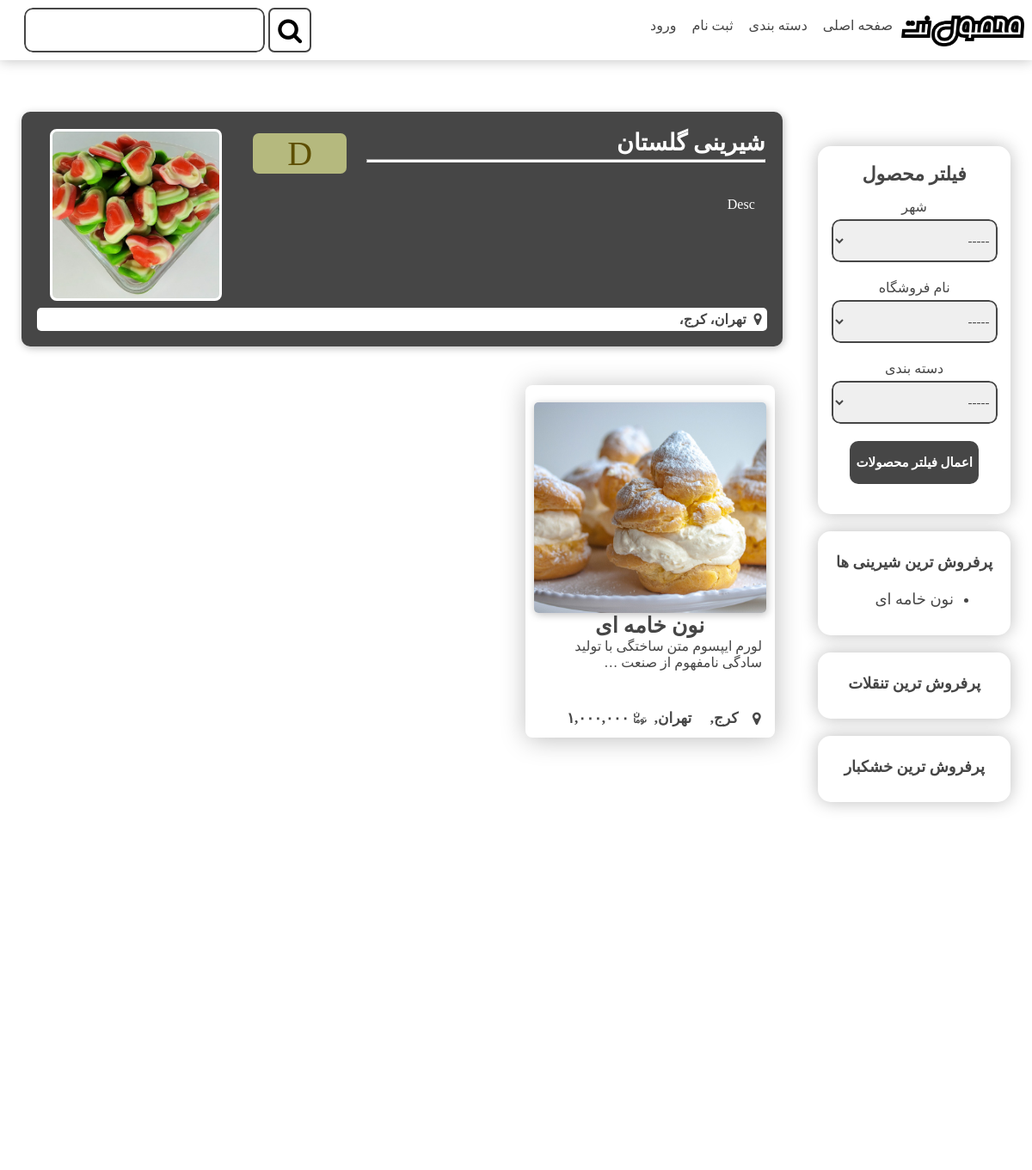
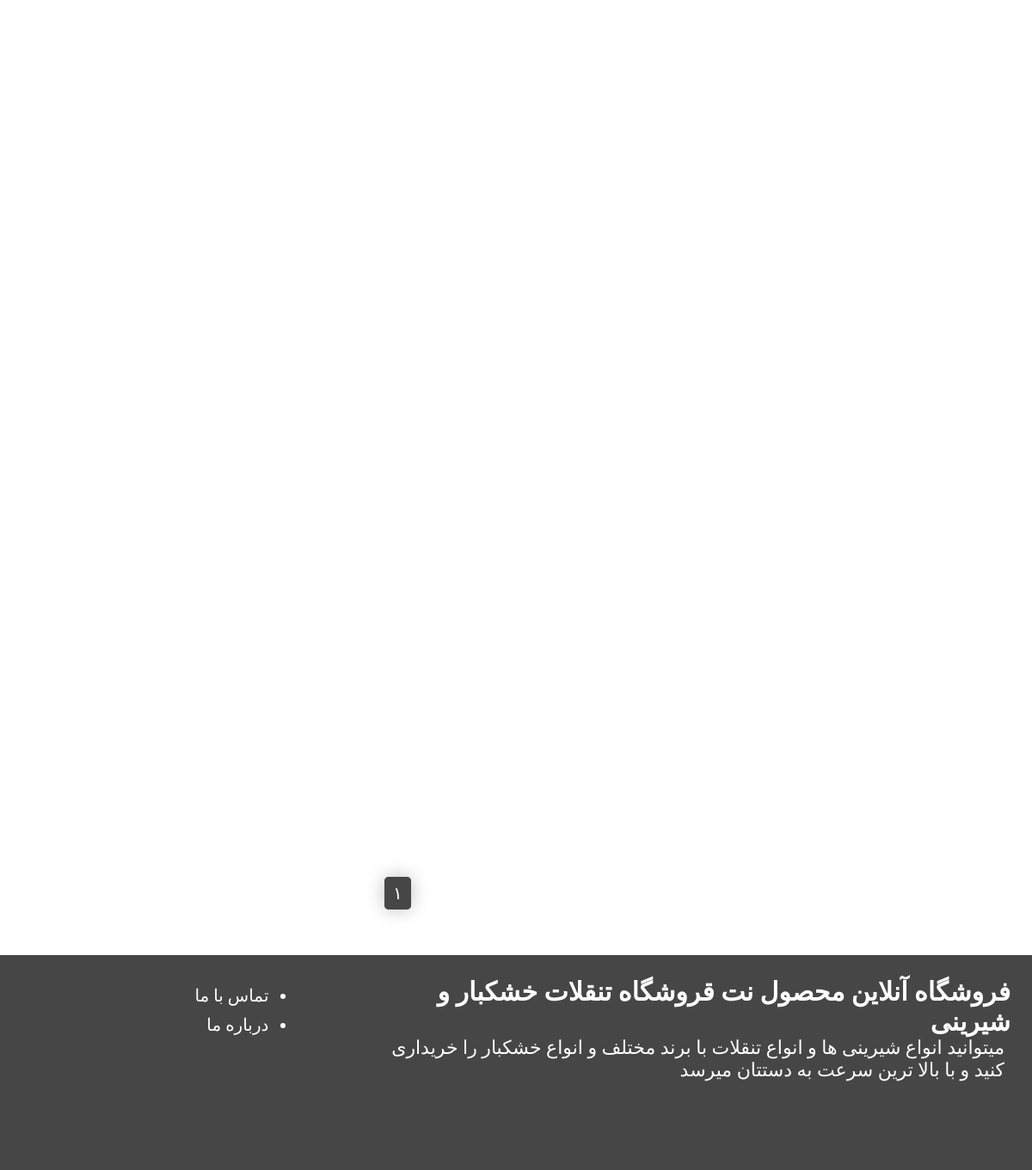
Page /product/shop/detail/15/ on the committed database (2 pictures, top to bottom).
### products/models.py (models this page shows, shortened)
class Products(models.Model):
    name = models.CharField(max_length=50, verbose_name="نام محصول")
    slug = models.SlugField(unique=True, allow_unicode=True, verbose_name="اسلاگ")
    shop = models.ForeignKey(Shops, related_name="products", on_delete=models.CASCADE, null=True, verbose_name="فروشگاه")
    price = models.SmallIntegerField(verbose_name="قیمت محصول")
    img = models.ImageField(upload_to='images/', null=True, verbose_name="تصویر محصول")
    category = models.ForeignKey(Categories,on_delete=models.SET_NULL, null=True, verbose_name="دسته بندی")
    description = models.TextField(default="Desc", verbose_name="توضیحات")
    has_weight = models.BooleanField(verbose_name="وزن ملاک است؟؟")
    weight = models.SmallIntegerField(null=True, blank=True, verbose_name="وزن")
    created_at = models.DateTimeField(auto_now_add=True)
    updated_at = models.DateTimeField(auto_now=True)
    is_active = models.BooleanField(default=True, verbose_name="نمایش داده شود؟؟")
    def get_absolute_url(self):
        return reverse("products:view_product", kwargs={"slug": self.slug})
    class Meta:
        verbose_name_plural = "محصولات"
        verbose_name = "محصول"
        ordering = ("created_at",)
    objects = ProductsManager()

class Shops(models.Model):
    ranks = (
        ("a", "A"),
        ("b", "B"),
        ("c", "C"),
        ("d", "D"),
        ("e", "E"),
        ("f", "F"),
        ("o", "Out of range")
    )
    name = models.CharField(max_length=40, blank=True, null=True, verbose_name="نام فروشگاه")
    seller = models.OneToOneField(User, on_delete=models.CASCADE,related_name="shop", null=True, default=None, verbose_name="فروشنده")
    rank_shop = models.CharField(choices=ranks, default="o", max_length=1, verbose_name="جایگاه فروشگاه")
    city = models.ManyToManyField(Cities, related_name="shops", verbose_name="شهر")
    description = models.TextField(default="Desc", verbose_name="توضیحات")
    is_active = models.BooleanField(default=True, verbose_name="نمایش داده شود؟؟")
    img = models.ImageField(upload_to='images_shop/', null=True, verbose_name="تصویر محصول")
    created_at = models.DateTimeField(auto_now_add=True)
    updated_at = models.DateTimeField(auto_now=True)
    class Meta:
        verbose_name_plural = "فروشگاه ها"
        verbose_name = "فروشگاه"
        ordering = ("created_at",)
    objects = ShopsManager()

class Cities(models.Model):
    name = models.CharField(max_length=40, blank=True, null=True, verbose_name="نام شهر")
    position = models.IntegerField(verbose_name="جایگاه شهر")
    created_at = models.DateTimeField(auto_now_add=True)
    updated_at = models.DateTimeField(auto_now=True)
    class Meta:
        verbose_name_plural = "شهر ها"
        verbose_name = "شهر"
        ordering = ("position",)

### products/views.py (the view)
# urls.py: path('shop/detail/<int:id>/', ShopDetailView.as_view(), name="detail_shop"),
class ShopDetailView(DetailView):
    template_name = "shops/shop_detail.html"
    context_object_name = "shop"
    def get_object(self, queryset=None):
        self.shop = get_object_or_404(Shops.objects.filter(id=self.kwargs["id"],is_active=True),)
        return self.shop
    def get_context_data(self, *, object_list=None, **kwargs):
        context = super().get_context_data(**kwargs)
        page_num = self.kwargs.get("page")
        product = Products.objects.published().filter(shop=self.shop)
        obj_shops = paginator_sprog(product, page_num, 1)
        cities = Cities.objects.filter(shops=self.shop)
        context.update({"pagin": obj_shops, "cities": cities})
        return context

### accounts/templatetags/to_persian_number.py (called while the page is built)
@register.filter
def to_persian(value):
    persian_nums = ["۰","۱","۲","۳","۴","۵","۶","۷","۸","۹"]
    overall_numbers = ""
    value = str(value)
    for val in value:
        type_number = int(val)
        new_number = persian_nums[type_number]
        overall_numbers += new_number
    return overall_numbers

@register.filter
def to_persian_price(value):
    to_per = to_persian(value)
    list_nums = [i for i in str(to_per)]
    length = -abs(len(list_nums))
    f = 0
    for j in range(-3, length, -3):
        list_nums.insert(j-f, ",")
        f+=1
    nums = "".join(list_nums)
    return nums

@register.inclusion_tag('index/filter_section.html')
def filter_products():
    return {"filter_product_form": FilterProductMainPageForm()}

@register.inclusion_tag('index/top_3_products.html')
def top_3_snacks():
    last_month = datetime.now() - timedelta(days=30)
    return {
        "title_section": "پرفروش ترین تنقلات",
        "top_3_snacks": Products.objects.filter(category__name="تنقلات", is_active=True).annotate(count=Count("sold_products", filter=Q(sold_products__created_at__gte=last_month))).order_by("-count")[0:3],
    }

@register.inclusion_tag('index/top_3_products.html')
def top_3_sweets():
    last_month = datetime.now() - timedelta(days=30)
    return {
        "title_section": "پرفروش ترین شیرینی ها",
        "top_3_snacks": Products.objects.filter(category__name="شیرینی", is_active=True).annotate(count=Count("sold_products", filter=Q(sold_products__created_at__gte=last_month))).order_by("-count")[0:3],
    }

@register.inclusion_tag('index/top_3_products.html')
def top_3_nuts():
    last_month = datetime.now() - timedelta(days=30)
    return {
        "title_section": "پرفروش ترین خشکبار",
        "top_3_snacks": Products.objects.filter(category__name="خشکبار", is_active=True).annotate(count=Count("sold_products", filter=Q(sold_products__created_at__gte=last_month))).order_by("-count")[0:3],
    }

@register.inclusion_tag('index/city_main_page.html')
def cities_product(product_id):
    product = Products.objects.get(id=product_id)
    return {
        "cities": Cities.objects.filter(shops=product.shop).order_by("-position")[:2],
    }

### products/models.py (called while the page is built)
    def published(self):
        return self.filter(is_active=True)

### products/templates/shops/shop_detail.html (shortened to what this page needs)
{% extends "index/base.html" %}
{% load static %}
{% load to_persian_number %}
{% block style %}
    <link rel="stylesheet" href="{% static "fonts/rank-font/rank-font.css" %}">
	<link rel="stylesheet" href="{% static "shops/shop_detail.css" %}">
{% endblock %}
{% block shop_container %}
    <div class="shop-detail-container">
        <img src="{{ shop.img.url }}" class="shop-img">
        <h2 class="shop-name">{{ shop.name }}<hr></h2>
        <p class="shop-rank">
            {% if shop.rank_shop == "a" %}
                <span class="shop-position a-rank">A</span>
            {% elif shop.rank_shop == "b" %}
                <span class="shop-position b-rank">B</span>
            {% elif shop.rank_shop == "c" %}
                <span class="shop-position c-rank">C</span>
            {% elif shop.rank_shop == "d" %}
                <span class="shop-position d-rank">D</span>
            {% elif shop.rank_shop == "e" %}
                <span class="shop-position e-rank">E</span>
            {% elif shop.rank_shop == "f" %}
                <span class="shop-position f-rank">F</span>
            {% else %}
                <span class="shop-position o-rank">O</span>
            {% endif %}
        </p>
        <p class="shop-description">{{ shop.description }}</p>
        <p class="shop-loacation">
            <i class="fa fa-map-marker"></i>
            {% for city in cities %}
                <a href="{% url 'city_category' id=city.id %}"><span>{{ city.name }}،</span></a>
            {% endfor %}
        </p>
    </div>
{% endblock %}
{% block content %}
    {% if pagin.page_obj %}
        <div class="pagination">
            <ul>
                <li class="pagination-item disabled"><a href="#">{{ pagin.this_page.number|to_persian }}</a></li>
            </ul>
        </div>
    {% endif %}
{% endblock %}

### accounts/templates/index/base.html (shortened to what this page needs)
{% load static %}
{% load to_persian_number %}
<!doctype html>
<html lang="fa" dir="rtl">
<head>
    <link rel="stylesheet" href="https://cdnjs.cloudflare.com/ajax/libs/font-awesome/4.7.0/css/font-awesome.min.css">
    <link rel="stylesheet" href="{% static 'fonts/sahel-font-v3.4.0/sahel-fonts.css' %}">
    <link rel="stylesheet" href="{% static 'index/styles/header-style.css' %}">
    {% block style %}{% endblock %}
    <link rel="stylesheet" href="{% static 'index/styles/navbar-footer.css' %}">
</head>
<body>
    {% include "index/../inc/main_site/navbar.html" %}
    <div class="main-content">
        <section class="main-section">
            {% filter_products %}
            {% top_3_sweets %}
            {% top_3_snacks %}
            {% top_3_nuts %}
        </section>
        <div class="content-overall">
            {% block shop_container %}{% endblock %}
            <div class="content-list">
                {% if pagin.page_obj %}
                	{% for product in pagin.this_page.object_list %}
                        <div class="content-box">
                            <div class="content-box-child">
                                <a href="{{ product.get_absolute_url }}">
                                    <img src="{{ product.img.url }}" class="container-image" alt="{{ product.name }}-IMAGE">
                                    <div class="content-texts">
                                        <h4 class="content-titles">{{ product.name }}</h4>
                                        <p class="content-paragraph">{{ product.description|truncatewords:10 }}</p>
                                    </div>
                                </a>
                                <div class="shop-container">
                                    {% cities_product product.id %}
                                    <a href="{{ product.get_absolute_url }}">
                                        <p class="price-text"><span class="price-toman-label"></span>{{ product.price|to_persian_price }}</p>
                                    </a>
                                </div>
                            </div>
                        </div>
                    {% endfor %}
                {% endif %}
            </div>
            {% block content %}
            {% endblock %}
        </div>
    </div>
    {% include "index/footer.html" %}
</body>
</html>

### accounts/templates/inc/main_site/navbar.html (shortened to what this page needs)
{% load static %}
    <nav class="navbar">
        <div class="items">
            <div class="logo">
                <img src="{% static "index/img/logo-black-bold.png" %}" alt="">
            </div>
            <ul class="nav-link-list">
                <li class="nav-link"><a href="{% url 'index' %}">صفحه اصلی</a></li>
                <li class="nav-link"><a href="{% url 'collection' %}">دسته بندی</a></li>
                {% if request.user.is_authenticated %}
                    <li class="nav-link sub-menu">
                        <a href="">حساب کاربری</a>
                        <ul class="sub-menu-list">
                            <li class="submenu-link"><a href="{% url "accounts:profile" %}"> پروفایل</a></li>
                            {% if request.user.is_seller and request.user.shop or request.user.is_superuser %}
                                <li class="submenu-link"><a href="{% url 'products:list_product' %}"> محصولات من</a></li>
                                <li class="submenu-link"><a href="{% url "products:view_shop" %}"> فروشگاه من</a></li>
                            {% endif %}
                            {% if not request.user.is_seller and not request.user.is_superuser and not request.user.is_near_seller %}
                                <li class="submenu-link"><a href="{% url 'products:list_product_cart' %}"> سبد خرید</a></li>
                            {% endif %}
                            {% if request.user.is_near_seller %}
                                <li class="submenu-link">
                                    <a href="{% url 'accounts:ticket_user_accept' %}">تیکت</a>
                                </li>
                            {% endif %}
                            <li class="submenu-link"><a href="{% url 'accounts:logout' %}"> خروج</a></li>
                        </ul>
                    </li>
                {% else %}
                    <li class="nav-link"><a href="{% url "accounts:register" %}">ثبت نام</a></li>
                    <li class="nav-link"><a href="{% url 'accounts:login' %}">ورود</a></li>
                {% endif %}
            </ul>
        </div>
        <div class="nav-search">
            <form action="{% url 'search' %}" method="get">
                <button class="search-btn"><i class="fa fa-search"></i></button>
                <input type="search" class="search-input" name="search">
            </form>
        </div>
    </nav>

### accounts/templates/index/filter_section.html
            <div class="filter-product-section based-product-section">
                <h5>فیلتر محصول</h5>
                <form action="{% url 'product_filter_main_page' %}" method="get">
                    <label for="city-selector" class="label-section-based">{{ filter_product_form.city.label }}</label>
                    {{ filter_product_form.city }}
                    <label for="shop-name" class="label-section-based">{{ filter_product_form.shop_name.label }}</label>
                    {{ filter_product_form.shop_name }}
                    <label for="category-selector" class="label-section-based">
                        {{ filter_product_form.category.label }}
                    </label>
                    {{ filter_product_form.category }}
                    <button type="submit" class="btn-filter-section">اعمال فیلتر محصولات</button>
                </form>
            </div>

### accounts/templates/index/top_3_products.html
    <div class="based-top-3-section based-product-section">
        <h5>{{ title_section }}</h5>
        <ul>
            {% for top_3_snack in top_3_snacks %}
                <li class="top-3-section-link"><a href="{{ top_3_snack.get_absolute_url }}">{{ top_3_snack.name }}</a></li>
            {% endfor %}
        </ul>
    </div>

### accounts/templates/index/city_main_page.html
<p class="loaction-text">
    <i class="fa fa-map-marker"></i>
    {% for city in cities %}
    	    <a href="{% url 'city_category' id=city.id %}"><span>{{ city.name }},</span></a>
    {% endfor %}
</p>

### accounts/templates/index/footer.html
    <footer class="footer">
        <div class="footer-text">
            <h5 class="footer-title">فروشگاه آنلاین محصول نت قروشگاه تنقلات خشکبار و شیرینی</h5>
            <p class="footer-paragraph">میتوانید انواع شیرینی ها و انواع تنقلات با برند مختلف و انواع خشکبار را خریداری کنید و با بالا ترین سرعت به دستتان میرسد</p>
        </div>
        <ul class="footer-item-list">
            <li class="footer-item"><a href="{% url 'contract_us' %}">تماس با ما</a></li>
            <li class="footer-item"><a href="{% url "about_us" %}">درباره ما</a></li>
        </ul>
    </footer>

### rows in the picture
Products: name "نون خامه ای", img (picture), description "لورم ایپسوم متن ساختگی با تولید سادگی نامفهوم از صنعت …", price|to_persian_price "۱,۰۰۰,۰۰۰"
Shops: img (picture), name "شیرینی گلستان", description "Desc"
Cities: name "تهران"
Cities: name "کرج"

### other values in the picture
{{ filter_product_form.city.label }} "شهر"
{{ filter_product_form.shop_name.label }} "نام فروشگاه"
{{ filter_product_form.category.label }} "دسته بندی"
{{ title_section }} "پرفروش ترین شیرینی ها پرفروش ترین تنقلات پرفروش ترین خشکبار"
{{ pagin.this_page.number|to_persian }} "۱"
